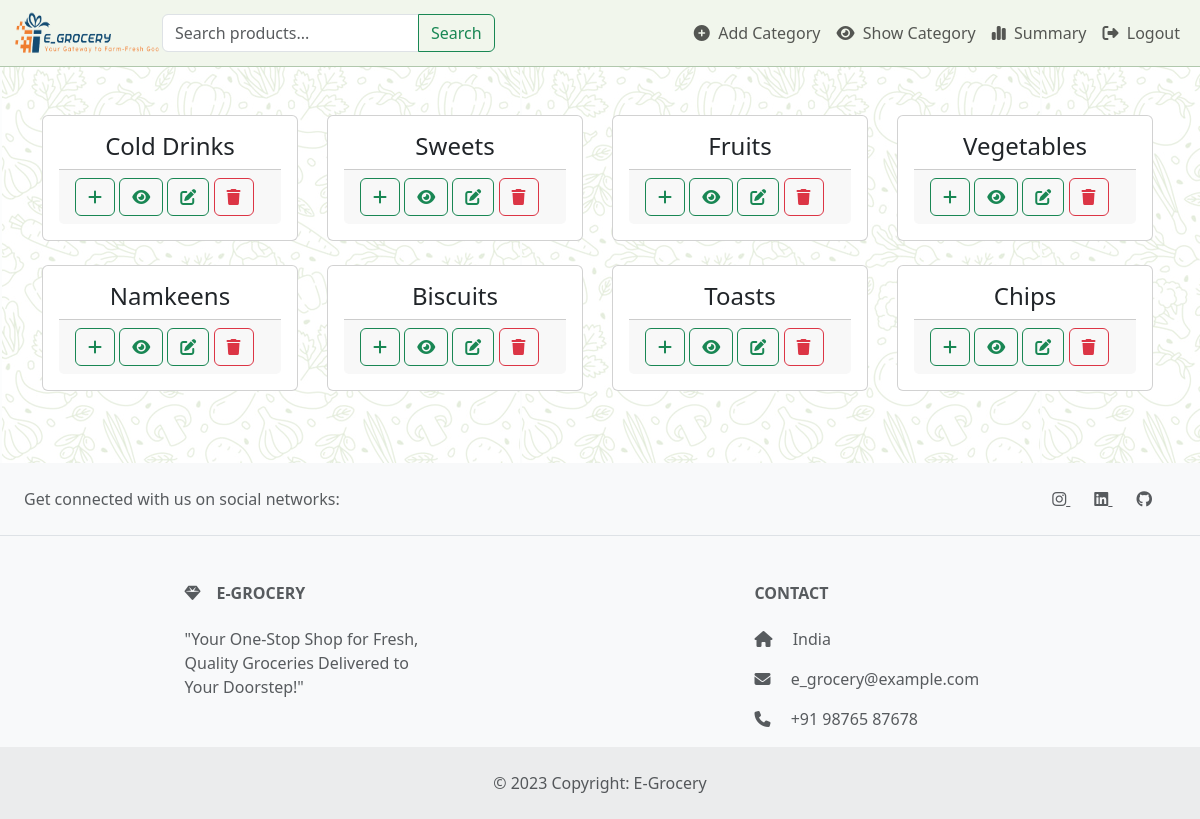
Before: /show-category (signed in) with the older database file.
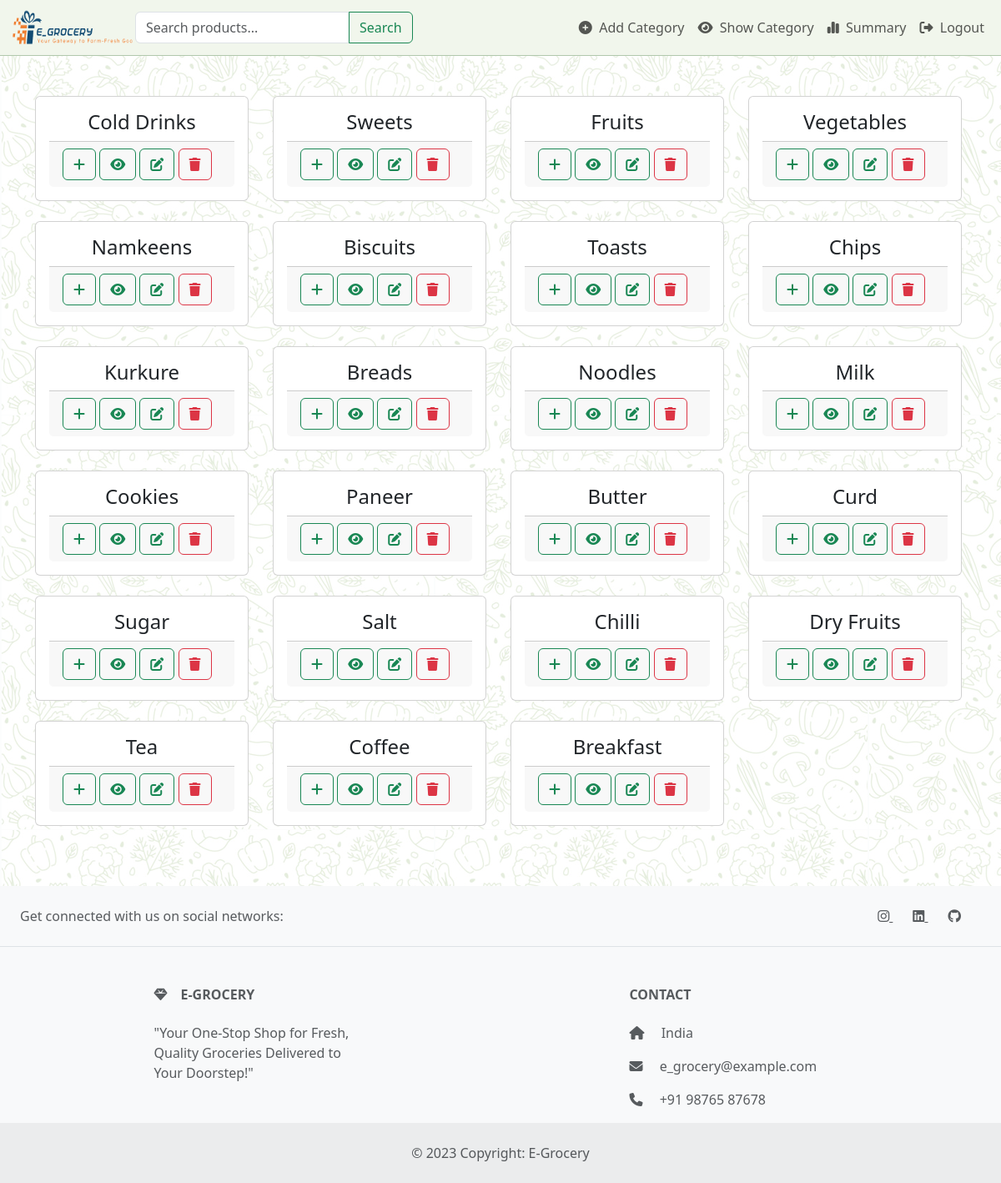
After: the same page with the newer database file.
### models.py (models this page shows)
class Category(db.Model):
    id = db.Column(db.Integer, primary_key=True)
    name = db.Column(db.String(150), unique=True)
    products = db.relationship('Product', backref='category', lazy=True)

### app.py (the view)
@app.route('/show-category')
@login_required
def show_category():
    if not current_user.is_admin:
        flash('You do not have permission to access this page.', 'warning')
        return redirect(url_for('dashboard'))
    categories = Category.query.all()
    return render_template('show_category.html', categories=categories)

### app.py (called while the page is built)
@login_manager.user_loader
def load_user(id):
    return User.query.get(int(id))

### templates/show_category.html
{% extends "base.html" %}
{% block content %}
{% from 'macros/category.html' import category_card %}
<div class="container mt-5">
    <div class="row justify-content-lg-start">
        {% for category in categories %}
        {% if category %}
        {{ category_card(category) }}
        {% else %}
        <h5>No Category Created</h5>
        {% endif %}
        {% endfor %}
    </div>
</div>
{% endblock %}

### templates/macros/category.html
{% macro category_card(category) %}
<div class="col-lg-3 col-md-6 col-sm-6 col-8 mb-4">
    <div class="card" style="width: 16rem;">
        <div class="card-body">
            <h4 class="text-center card-title">{{ category.name }}</h4>
            <div class="card-footer">
                <a href="{{ url_for('add_product', category_id=category.id) }}" class="btn btn-outline-success">
                    <i class="fas fa-plus"></i>
                </a>
                <a href="{{ url_for('show_products', category_id=category.id) }}" class="btn btn-outline-success">
                    <i class="fas fa-eye"></i>
                </a>
                <a href="{{ url_for('edit_category', category_id=category.id) }}" class="btn btn-outline-success">
                    <i class="fas fa-edit"></i>
                </a>
                <form action="{{ url_for('delete_category', category_id=category.id) }}" method="POST"
                    style="display: inline;">
                    <button type="submit" class="btn btn-outline-danger">
                        <i class="fas fa-trash"></i>
                    </button>
                </form>
            </div>
        </div>
    </div>
</div>
{% endmacro %}

Changed rows visible on the page:
added Category: name "Kurkure"
added Category: name "Breads"
added Category: name "Noodles"
added Category: name "Milk"
added Category: name "Cookies"
added Category: name "Paneer"
added Category: name "Butter"
added Category: name "Curd"
added Category: name "Sugar"
added Category: name "Salt"
added Category: name "Chilli"
added Category: name "Dry Fruits"
added Category: name "Tea"
added Category: name "Coffee"
added Category: name "Breakfast"
